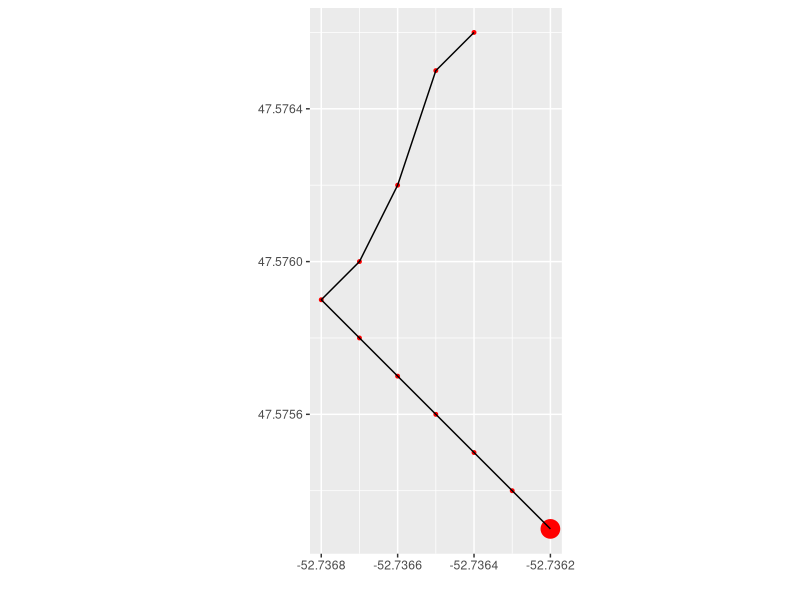

The R script that drew this image:
library(ggplot2)

setwd("/Users/bryan/Git/munsailbot/Docs")

# Import CSV and delete empty/NA rows
# TODO: Use aes to define evenly spaced X/Y ticks
data <- read.table('track.csv', header = TRUE, sep =',')
data <- subset(data, Lat!=c("99.99"))
data <- subset(data, Lon!=c("99.99"))
state <- c(data$Sailstate)
dist <- c(data$DistanceToPoint)

ss <- function(x){
  ifelse(x == 0, 1,
    ifelse(x == 1, 2,
      ifelse(x == 2, 3,
        ifelse(x == 3, 4,
          ifelse(x == 4, 5, 0)
))))}

dtp <- function(x){
  ifelse(x < 20, "blue", "red");
}

ggplot(data,aes(x=data$Lon, y=data$Lat)) +
  # Graphing reported points
  geom_point(color=dtp(dist), (aes(size = ss(state)))) +
  # Removing X/Y labels
  labs(x="",y="") +
  # Plotting path
  geom_path() +
  # X/Y graphs are equivalent
  coord_equal() +
  # Remove legend
  theme(legend.position = "none")

#fin
